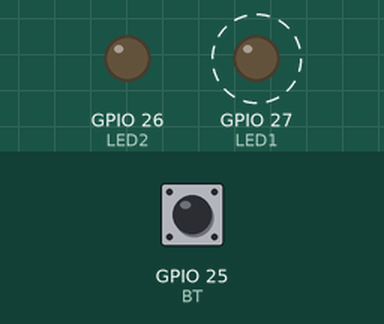
Recording of a program running on a simulated ESP32. Shown: output pins drawn as LEDs (lit = HIGH). Dashed ring = blinking. Inputs (shaded band) come from the test bench; at power-on: GPIO 25 (BT) HIGH.

Above: at 0.5 s.
Timing chart, 0 to 4.6 s (numbered marks = the images above):
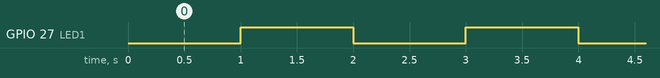

The program:

main.cpp
```cpp
/* *******************************************
* Exemplo 13, software timers
*
*
******************************************** */

#include <Arduino.h>

#include "freertos/FreeRTOS.h"
#include "freertos/queue.h"
#include "freertos/task.h"
#include "freertos/semphr.h"
#include "freertos/timers.h"

#define LED1 27
#define LED2 26
#define BT 25

TaskHandle_t task1handle;
TimerHandle_t timer1, timer2;

void task1(void *pvParameters);

void callBackTimer1(TimerHandle_t xTimer);
void callBackTimer2(TimerHandle_t xTimer);

void setup() {
  Serial.begin(9600);
  pinMode(LED1, OUTPUT);
  pinMode(LED2, OUTPUT);
  pinMode(BT, INPUT_PULLUP);

  timer1 = xTimerCreate("Timer 1", pdMS_TO_TICKS(1000), pdTRUE, 0, callBackTimer1);
  timer2 = xTimerCreate("Timer 2", pdMS_TO_TICKS(10000), pdFALSE, 0, callBackTimer2);

  /* pdTRUE na criação do timer é o autoreload; se fosse pdFALSE, o timer
  seria disparado apenas uma vez*/

  xTaskCreate(task1, "Task 1", configMINIMAL_STACK_SIZE+1024, NULL, 1, &task1handle);

  xTimerStart(timer1, 0);
}

void loop() {

  vTaskDelay(pdMS_TO_TICKS(1000));

}

void task1(void *pvParameters){

  uint8_t debouncingTime = 0;

  while(1){
    if((digitalRead(BT) == LOW) && (xTimerIsTimerActive(timer2) == pdFALSE)){
      debouncingTime++;
      if(debouncingTime >= 10){
        debouncingTime = 0;
        digitalWrite(LED2,HIGH);
        xTimerStart(timer2,0);
        xTimerStop(timer1,0);
        Serial.println("Iniciando o Timer 2");
      }
    }
    else
    {
      debouncingTime = 0;
    }
    vTaskDelay(pdMS_TO_TICKS(10));
  }
}


void callBackTimer1(TimerHandle_t xTimer){

  digitalWrite(LED1, !digitalRead(LED1));

}

void callBackTimer2(TimerHandle_t xTimer){
  digitalWrite(LED2, LOW); /* a ideia é fazer ações rápidas, pois o tempo que fica preso
  no callback pode prejudicar o desempenho do sistema*/
  xTimerStart(timer1,0);
}
```

Measured:
- by itself, GPIO 27 (LED1): alternates HIGH for 1.0 s and LOW for 1.0 s
